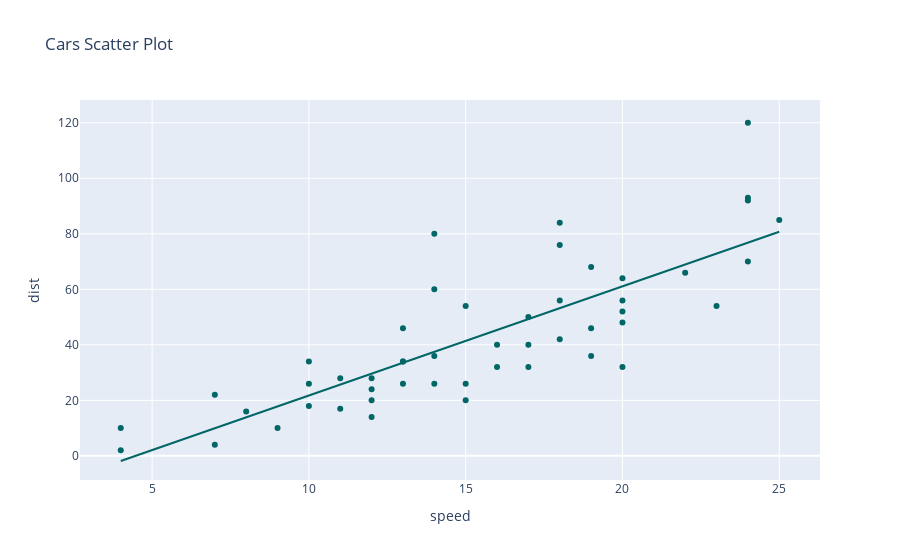

Notebook code for this chart:
### Code cell
fig = px.scatter(cars, x="speed", y="dist", #color="dist", input colnames
                 trendline="ols", title="Cars Scatter Plot")
fig.update_traces(marker=dict(color='#006666')) #change scatter color
fig.show()

### Figure 1 — Plotly figure (JSON) as saved in the notebook; plotly's stock layout.template omitted (floating-point values rounded to 4 significant figures)
{"data": [{"hovertemplate": "speed=%{x}<br>dist=%{y}<extra></extra>", "legendgroup": "", "marker": {"color": "#006666", "symbol": "circle"}, "mode": "markers", "name": "", "orientation": "v", "showlegend": false, "type": "scatter", "x": [4, 4, 7, 7, 8, 9, 10, 10, 10, 11, 11, 12, 12, 12, 12, 13, 13, 13, 13, 14, 14, 14, 14, 15, 15, 15, 16, 16, 17, 17, 17, 18, 18, 18, 18, 19, 19, 19, 20, 20, 20, 20, 20, 22, 23, 24, 24, 24, 24, 25], "xaxis": "x", "y": [2, 10, 4, 22, 16, 10, 18, 26, 34, 17, 28, 14, 20, 24, 28, 26, 34, 34, 46, 26, 36, 60, 80, 20, 26, 54, 32, 40, 32, 40, 50, 42, 56, 76, 84, 36, 46, 68, 32, 48, 52, 56, 64, 66, 54, 70, 92, 93, 120, 85], "yaxis": "y"}, {"hovertemplate": "<b>OLS trendline</b><br>dist = 3.93241 * speed + -17.5791<br>R<sup>2</sup>=0.651079<br><br>speed=%{x}<br>dist=%{y} <b>(trend)</b><extra></extra>", "legendgroup": "", "marker": {"color": "#006666", "symbol": "circle"}, "mode": "lines", "name": "", "showlegend": false, "type": "scatter", "x": [4, 4, 7, 7, 8, 9, 10, 10, 10, 11, 11, 12, 12, 12, 12, 13, 13, 13, 13, 14, 14, 14, 14, 15, 15, 15, 16, 16, 17, 17, 17, 18, 18, 18, 18, 19, 19, 19, 20, 20, 20, 20, 20, 22, 23, 24, 24, 24, 24, 25], "xaxis": "x", "y": [-1.849, -1.849, 9.948, 9.948, 13.88, 17.81, 21.74, 21.74, 21.74, 25.68, 25.68, 29.61, 29.61, 29.61, 29.61, 33.54, 33.54, 33.54, 33.54, 37.47, 37.47, 37.47, 37.47, 41.41, 41.41, 41.41, 45.34, 45.34, 49.27, 49.27, 49.27, 53.2, 53.2, 53.2, 53.2, 57.14, 57.14, 57.14, 61.07, 61.07, 61.07, 61.07, 61.07, 68.93, 72.87, 76.8, 76.8, 76.8, 76.8, 80.73], "yaxis": "y"}], "layout": {"autosize": true, "legend": {"tracegroupgap": 0}, "title": {"text": "Cars Scatter Plot"}, "xaxis": {"anchor": "y", "autorange": true, "domain": [0, 1], "range": [2.683, 26.32], "title": {"text": "speed"}, "type": "linear"}, "yaxis": {"anchor": "x", "autorange": true, "domain": [0, 1], "range": [-8.779, 129.8], "title": {"text": "dist"}, "type": "linear"}}}
